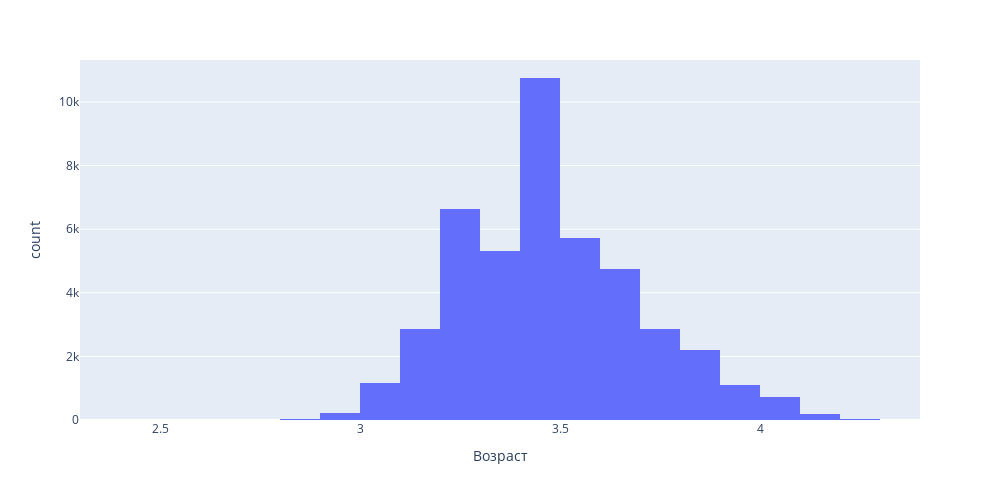

The notebook cell saved with this chart:
### Code cell
fig=px.histogram(data_frame=log_age, x='Возраст', nbins=30, width=1000, height=500)
fig.show()

### Figure 1 — Plotly figure (JSON) as saved in the notebook; plotly's stock layout.template omitted (floating-point values rounded to 4 significant figures; data arrays with more than 128 entries replaced by an {"elided": "..."} marker saying what was removed)
{"data": [{"alignmentgroup": "True", "bingroup": "x", "hovertemplate": "Возраст=%{x}<br>count=%{y}<extra></extra>", "legendgroup": "", "marker": {"color": "#636efa", "pattern": {"shape": ""}}, "name": "", "nbinsx": 30, "offsetgroup": "", "orientation": "v", "showlegend": false, "type": "histogram", "x": {"elided": "44485 float values"}, "xaxis": "x", "yaxis": "y"}], "layout": {"barmode": "relative", "height": 500, "legend": {"tracegroupgap": 0}, "margin": {"t": 60}, "width": 1000, "xaxis": {"anchor": "y", "domain": [0, 1], "title": {"text": "Возраст"}}, "yaxis": {"anchor": "x", "domain": [0, 1], "title": {"text": "count"}}}}
